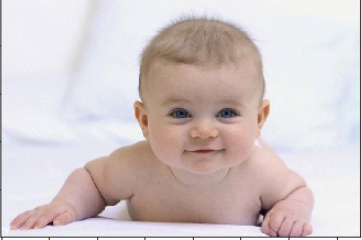
#> input picture data/baby1.png, 362 x 240 px, found by its file name
$ jupyter execute --allow-errors Face-Detection-using-OpenCV.ipynb   (shell and % lines are left out)
#> lines starting #> are read from the running program, lines starting #| are printed output that depends on the picture; after the words box and inside, x2 and y2 are one past the last pixel; in counts of white or black regions, pixels touching at a corner belong together
# Loading the necessary libraries

[cell 1]
# Import the necessary libraries
import numpy as np
import cv2
import matplotlib.pyplot as plt

# Loading images

[cell 2]
#  Loading the image to be tested
test_image = cv2.imread('baby1.png')
#> test_image is the input picture: shape (240, 362, 3); mean B, G, R 200.8, 200.4, 211.7

# Converting to grayscale as opencv expects detector takes in input gray scale images
test_image_gray = cv2.cvtColor(test_image, cv2.COLOR_BGR2GRAY)
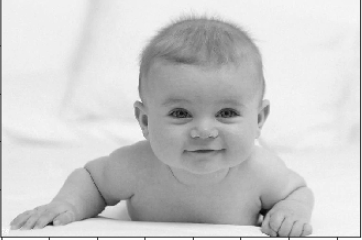
#> test_image_gray: shape (240, 362); min 7, max 255, mean 203.8

# Displaying grayscale image
plt.imshow(test_image_gray, cmap='gray')

Since we know that OpenCV loads an image in BGR format so we need to convert it into RBG format to be able to display its true colours. Let us write a small function for that.

[cell 3]
def convertToRGB(image):
    return cv2.cvtColor(image, cv2.COLOR_BGR2RGB)

### Loading the classifier for frontal face

[cell 4]
haar_cascade_face = cv2.CascadeClassifier('D:/Project/Intern/Face-Detection-in-Python-using-OpenCV-master/data/haarcascades/haarcascade_frontalface_alt2.xml')

# Face detection

We shall be using the detectMultiscale module of the classifier.This function will return the co-ordinates(x and y posiiton plus the height and width) of the detected faces as Rect(x,y,w,h).

[cell 5]
faces_rects = haar_cascade_face.detectMultiScale(test_image_gray, scaleFactor = 1.2, minNeighbors = 5);
#> faces_rects = [[139, 59, 133, 133]]

# Let us print the no. of faces found
print('Faces found: ', len(faces_rects))
#| Faces found:  1

[cell 6]
for (x,y,w,h) in faces_rects:
     cv2.rectangle(test_image, (x, y), (x+w, y+h), (0, 255, 0), 2)
#> this loop made 1 pass
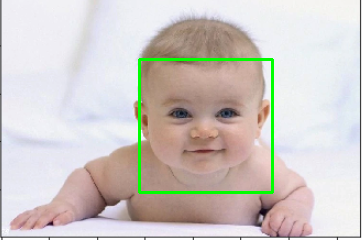
#> test_image: shape (240, 362, 3); 1.83% of pixels changed, all inside (x1, y1, x2, y2) = (138, 58, 274, 194)

Finally, we shall display the original image in coloured to see if the face has been detected correctly or not.

[cell 7]
#convert image to RGB and show image
plt.imshow(convertToRGB(test_image))

### Let us create a generalised function for the entire face detection process.

[cell 8]
def detect_faces(cascade, test_image, scaleFactor = 1.009):
    # create a copy of the image to prevent any changes to the original one.
    image_copy = test_image.copy()

    #convert the test image to gray scale as opencv face detector expects gray images
    gray_image = cv2.cvtColor(image_copy, cv2.COLOR_BGR2GRAY)

    # Applying the haar classifier to detect faces
    faces_rect = cascade.detectMultiScale(gray_image, scaleFactor=scaleFactor, minNeighbors=5)

    for (x, y, w, h) in faces_rect:
        cv2.rectangle(image_copy, (x, y), (x+w, y+h), (0, 255, 0), 5)

    return image_copy

### Testing the function on new image

[cell 9]
#loading image
test_image2 = cv2.imread('baby2.png')
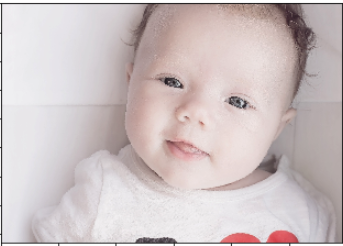
#> input picture data/baby2.png, 343 x 246 px, found by its file name
#> test_image2 is the input picture: shape (246, 343, 3); mean B, G, R 194.5, 193.9, 205.3

#call the function to detect faces
faces = detect_faces(haar_cascade_face, test_image2)
#> in detect_faces, `gray_image = cv2.cvtColor(image_copy, cv2.COLOR_BGR2GRAY)`:
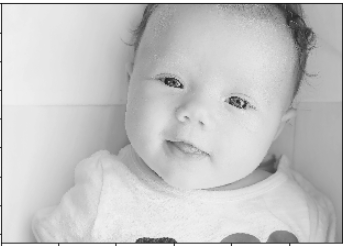
#> gray_image: shape (246, 343); min 24, max 255, mean 197.4
#> in detect_faces, `faces_rect = cascade.detectMultiScale(gray_image, scaleFactor=scaleFac..`: faces_rect = [[117, 23, 175, 175]]
#> the loop in detect_faces, `for (x, y, w, h) in faces_rect:` made 1 pass
#> after the loop in detect_faces, `for (x, y, w, h) in faces_rect:`:
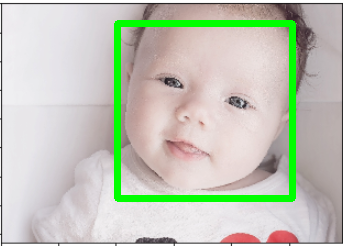
#> image_copy: shape (246, 343, 3); 5.78% of pixels changed, all inside (x1, y1, x2, y2) = (114, 20, 296, 202)

#convert to RGB and display image
plt.imshow(convertToRGB(faces))

### Testing the function on a group photograph

[cell 10]
#loading image
test_image2 = cv2.imread('group.png')
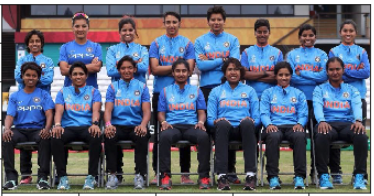
#> input picture data/group.png, 374 x 196 px, found by its file name
#> test_image2 is the input picture: shape (196, 374, 3); mean B, G, R 118.1, 102.5, 96.4

#call the function to detect faces
faces = detect_faces(haar_cascade_face, test_image2)
#> call 2 of detect_faces, with scaleFactor = 1.01
#> in detect_faces (call 2), `gray_image = cv2.cvtColor(image_copy, cv2.COLOR_BGR2GRAY)`:
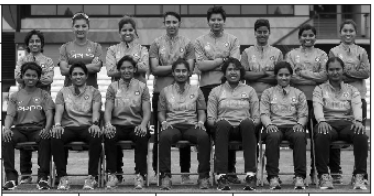
#> gray_image: shape (196, 374); min 0, max 255, mean 102.4
#> in detect_faces (call 2), `faces_rect = cascade.detectMultiScale(gray_image, scaleFactor=scaleFac..`: faces_rect = 15 rows, first 6: [206, 11, 22, 22], [161, 14, 21, 21], [70, 18, 22, 22], [117, 22, 21, 21], [338, 22, 22, 22], [252, 23, 21, 21]
#> the loop in detect_faces (call 2), `for (x, y, w, h) in faces_rect:` made 15 passes
#> (x, y, w, h) on passes 1 to 12: (206, 11, 22, 22), (161, 14, 21, 21), (70, 18, 22, 22), (117, 22, 21, 21), (338, 22, 22, 22), (252, 23, 21, 21), (298, 27, 21, 21), (25, 33, 21, 21), (116, 60, 21, 21), (170, 62, 22, 22), (223, 61, 21, 21), (324, 61, 22, 22)
#> after the loop in detect_faces (call 2), `for (x, y, w, h) in faces_rect:`:
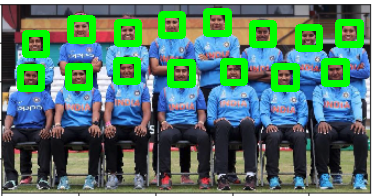
#> image_copy: shape (196, 374, 3); 11.85% of pixels changed, all inside (x1, y1, x2, y2) = (17, 8, 364, 92)

#convert to RGB and display image
plt.imshow(convertToRGB(faces))
